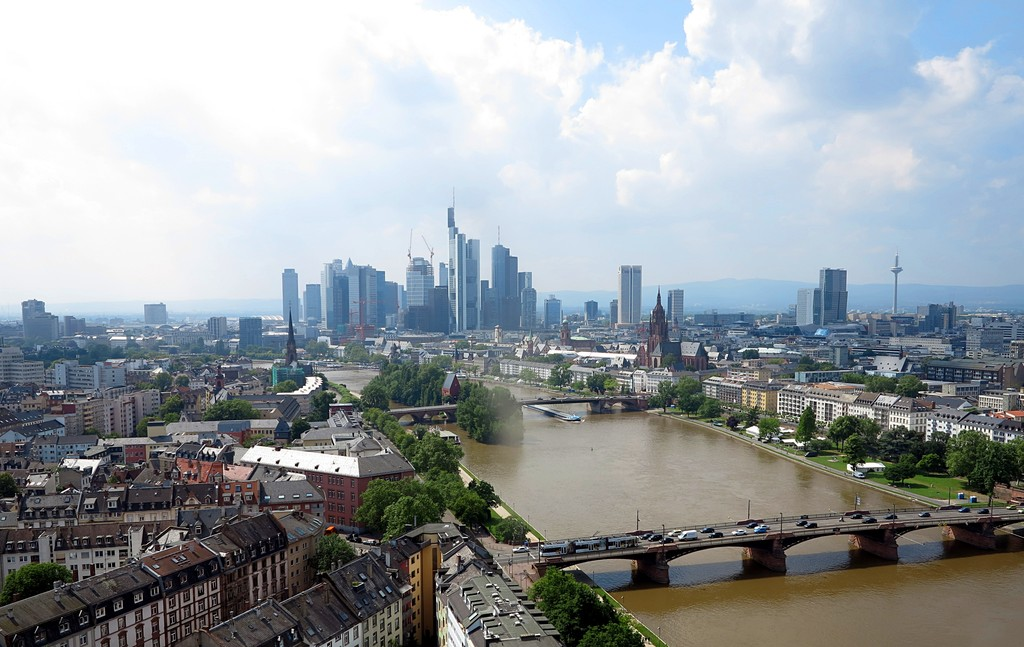
#> input picture 9483/20130611_135417.jpg, 1024 x 647 px
$ python skyPixelSegmentation.py --image_path 9483
#> lines starting #> are read from the running program, lines starting #| are printed output that depends on the picture; after the words box and inside, x2 and y2 are one past the last pixel; in counts of white or black regions, pixels touching at a corner belong together
# -*- coding: utf-8 -*-
"""
Created on Sun May 30 17:28:21 2021

@author: OwYeong
"""
import	cv2
import	numpy	as	np
from	matplotlib	import	pyplot	as	pt
from pykuwahara import kuwahara
import os
import glob
import argparse
import time


#Function Define Start
# [14 lines left out: function resize_with_aspect_ratio, not called in this run]

def get_dark_channel(image_color, window_size):
    """
    Dark channel prior
    Select the mininum value of r,g,b channel within a sliding window.
    """
    b,g,r = cv2.split(image_color)# Retrive the blue, green and red channel

    minimum_bgr_channel = cv2.min(cv2.min(b,g),r);# get minimum value between red,green, and blue channel, This basically generate a Grayscale image

    # NOTE: Erode in grayscale image, will help to select the lowest intensity value in the sliding window
    structure_element = cv2.getStructuringElement(cv2.MORPH_RECT,(window_size,window_size))
    dark_channel = cv2.erode(minimum_bgr_channel,structure_element)

    return dark_channel#return result

def is_sky_exist_in_image(imgcolor):
    # Section: Generating dark channel
    darkChannel = get_dark_channel(imgcolor,105)# use a large window size to reduce the effect of artificial light
    thresholdOtsu,thresholdedDarkChannel = cv2.threshold(darkChannel.astype(np.uint8),0,255,cv2.THRESH_BINARY+cv2.THRESH_OTSU)

    # Make the otsu threshold more bias, as we want to get more on sky area.
    adjustedThreshold = int(thresholdOtsu * 0.65)
    thresholdOtsu,thresholdedDarkChannel = cv2.threshold(darkChannel.astype(np.uint8),adjustedThreshold,255,cv2.THRESH_BINARY)


    num_of_labels, labeled_img = cv2.connectedComponents(thresholdedDarkChannel)
    M, N = labeled_img.shape

    is_sky_exist = False
    threshold = int(N * (7/10)) # 7/10 of the total column must stick to top border to indicate a sky exist

    # Section: Check if sky exist
    # If
    # at least 1 labelled region stick to the (threshold) of total image top border OR
    # at least 1 labelled region has 80% of the image width AND
    # the labelled does not contain any pixel that stick to the bottom border of the image.
    # Then Sky exist.
    for label in range(1, num_of_labels):
        # for each labelled segment in image
        label_in_current_region = np.zeros((M, N), dtype=np.uint8)
        label_in_current_region[labeled_img == label] = 1 # generate the binary image of current labelled segment

        labelledRegionWidthSum = np.sum(label_in_current_region, axis=1)
        number_of_pixel_stick_at_top_border = labelledRegionWidthSum[0] # In Current labelled segment, check number of pixel that stick to the top border of image
        max_width_of_labelled_region = np.max(labelledRegionWidthSum)

        isNoPixelTouchesBorderBottom = (labelledRegionWidthSum[-1] == 0)

        if (number_of_pixel_stick_at_top_border > threshold or max_width_of_labelled_region > int(N*0.8)) and isNoPixelTouchesBorderBottom:
            # current labelled segment, meet threshold
            is_sky_exist = True # sky exist

            return is_sky_exist # return result

    #After iterating all label, none of the segment meet the threshold.
    return is_sky_exist #return result


# [149 lines left out: functions variance_filter, find_hsv_upper_lower_threshold_for_skyarea_and_weather_condition, generate_final_sky_mask, not called in this run]

def find_sky_mask(img_color_bgr):
    # Step 1: Check whether sky exist.
    if is_sky_exist_in_image(img_color_bgr) == False:
        if DEBUG_MODE:
            print("NO Sky Exist returning empty binary mask")
        # Sky is not exist, return a empty binary mask to indicate there is no sky
        return np.zeros((img_color_bgr.shape[0], img_color_bgr.shape[1]), dtype=np.uint8)

    # Step 2: Filter image with kuwahara filter to reduce noise while preserving edges
    img_bgr_kuwahara_filtered = kuwahara(img_color_bgr, method='mean', radius=1)

    # Step 3: Resize image to a smaller resolution, for faster estimation of hsv upper and lower threshold, and the weather condition
    resized_img_bgr_kuwahara_filtered = resize_with_aspect_ratio(img_bgr_kuwahara_filtered,width=300) # Resize the image, to reduce processing time

    originalM, originalN, _ = img_color_bgr.shape
    resizedM, resizedN, _ = resized_img_bgr_kuwahara_filtered.shape

    # Step 4: Estimate the hls upper and lower threshold, and the weather condition
    resized_img_hls_kuwahara_filtered = cv2.cvtColor(resized_img_bgr_kuwahara_filtered, cv2.COLOR_BGR2HLS)

    # we perform dark channel prior with a large window to reduce the effect of artificial light at night
    resized_dark_channel = get_dark_channel(resized_img_bgr_kuwahara_filtered,105)

    # OTSU threshold is performed on dark channel prior.
    # As non-sky area have at least one channel(r,g,b) is dark, After OTSU, the binary mask is a rough sky area
    thresholdSelected,rough_sky_area_mask = cv2.threshold(resized_dark_channel.astype(np.uint8),0,255,cv2.THRESH_BINARY+cv2.THRESH_OTSU)

    # Estimate the hsv upper and lower threshold, and the weather condition, with the rough sky mask
    hls_lowerthreshold, hls_upperthreshold, weather_condition = find_hsv_upper_lower_threshold_for_skyarea_and_weather_condition(rough_sky_area_mask,resized_img_hls_kuwahara_filtered)


    img_hls_kuwahara_filtered = cv2.cvtColor(img_bgr_kuwahara_filtered, cv2.COLOR_BGR2HLS)
    img_rgb_kuwahara_filtered = cv2.cvtColor(img_bgr_kuwahara_filtered, cv2.COLOR_BGR2RGB)
    img_gray_kuwahara_filtered = cv2.cvtColor(img_bgr_kuwahara_filtered, cv2.COLOR_BGR2GRAY)

    r,g,b = cv2.split(img_rgb_kuwahara_filtered)
    h,l,s = cv2.split(img_hls_kuwahara_filtered)

    # Step 5: Generate the hls-based sky mask, based on estimated threshold
    hlsBasedSkyMask = np.zeros((originalM,originalN), dtype=np.uint8)
    hlsBasedSkyMask = cv2.inRange(img_hls_kuwahara_filtered, hls_lowerthreshold, hls_upperthreshold)

    if weather_condition == "day" or weather_condition == "dayCloudy":
        # For Both day and cloudy image, we need to include a white mask, as very often day images sky or cloud is pure white
        whiteMask = cv2.inRange(img_hls_kuwahara_filtered, np.array([0,220,0]), np.array([255,255,200]))
        hlsBasedSkyMask = cv2.bitwise_or(hlsBasedSkyMask,whiteMask) # combine


    # Step 6: Generate the variance-based sky mask
    varianceFilteredOrgImg = variance_filter(img_gray_kuwahara_filtered, window_size=3) # variance filter with sliding window

    varianceThreshold = 10 # if the variance in the image fall belows or equal to the threshold, then the pixel is considered as sky pixel

    # Based on experiment,
    # We found that,
    # 10 work best for day as in day image, sky area color may changes from blue to white which would higher the variance. Fortunately, in day, non-sky region are mostly non homogeneous and have a variance more than 10.
    # 5 work best for night as in night images, non-sky area is also having a low variance due to insufficient light and sky is having a more lower variance.
    # 150 work best for cloudy day, as cloud will increase the variance in sky. We higher the threshold to reduce the impact of cloud
    # 20 work best for cloudy night,similarly, We higher the threshold to reduce the impact of cloud
    if weather_condition == "day":
        varianceThreshold = 10
    if weather_condition == "dayCloudy":
        varianceThreshold = 150 # threshold is increased for cloudy images, as a low threshold will make generate outline by the cloud
    if weather_condition == "night":
        varianceThreshold = 5 # threshold is decreased, as the variance in night image for sky is low. This could avoid missing sky pixel
    if weather_condition == "nightCloudy":
        varianceThreshold = 20 # a low threshold will make generate outline by the cloud


    varianceBasedSkyMask = np.zeros((originalM,originalN), dtype=np.uint8)
    varianceBasedSkyMask[varianceFilteredOrgImg <= varianceThreshold] = 1

    # Step 7: Generate a initial sky mask, by logical and with varianceBasedSkyMask and hlsBasedSkyMask
    skyMask = cv2.bitwise_and(varianceBasedSkyMask,hlsBasedSkyMask)

    # Step 8: Fine tune the initial sky mask by excluding the confident non-sky area
    # Based on image analysis of all skyfinder dataset, we found that
    # blue channel less than 9, green channel less than 4, and light channel less than 8 are guaranteed to be non-sky area.
    not_sky_mask = np.zeros((originalM,originalN), dtype=np.uint8)
    not_sky_mask[(b <9) | (g <4) | (l<=8)] = 1 #confident not sky

    sky_mask_after_futher_elimination = skyMask.copy()
    sky_mask_after_futher_elimination[ not_sky_mask == 1] = 0


    squareSe = cv2.getStructuringElement(cv2.MORPH_RECT, (3,3)) # 3x3 RECT kernel

    # Step 9: Perform opening to remove small noise in fine_tuned_sky_mask
    skymask_opening = cv2.morphologyEx(sky_mask_after_futher_elimination,cv2.MORPH_OPEN,squareSe, iterations=3)

    # Step 10: Perform closing on non-sky area to bridge small gap between non-sky area in fine_tuned_sky_mask
    # we are performing closing on non-sky area, hence we invert the sky mask
    skymask_closing_non_roi = cv2.morphologyEx(1 - skymask_opening,cv2.MORPH_CLOSE,squareSe, iterations=3)

    # After closing, invert the inverted mask.
    initial_sky_mask = 1 - skymask_closing_non_roi

    # Step 11: Generate final mask from the initial sky mask.
    # Basically, choose the largest connected area in the mask, and remove all black pixel surrounded by white pixel to reduce the edges of cloud
    largest_labelled_region, final_sky_mask = generate_final_sky_mask(initial_sky_mask)

    if DEBUG_MODE:
        """
        Display Output by each step
        """
        pt.figure()
        pt.subplot(3,4,1).set_title("Original image")
        pt.imshow( cv2.cvtColor(img_color_bgr, cv2.COLOR_BGR2RGB))
        pt.subplot(3,4,2).set_title("Kuwahara filtered image")
        pt.imshow(cv2.cvtColor(resized_img_bgr_kuwahara_filtered, cv2.COLOR_BGR2RGB))
        pt.subplot(3,4,3).set_title("Dark channel Prior")
        pt.imshow(resized_dark_channel, cmap="gray")
        pt.show()
        pt.subplot(3,4,4).set_title("OTSU's Dark channel Prior \nfor hls threshold and weather estimation")
        pt.imshow(rough_sky_area_mask,cmap="gray")
        pt.show()
        pt.subplot(3,4,5).set_title("HLS-based sky mask")
        pt.imshow(hlsBasedSkyMask,cmap="gray")
        pt.show()
        pt.subplot(3,4,6).set_title("Variance-based sky mask")
        pt.imshow(varianceBasedSkyMask,cmap="gray")
        pt.show()
        pt.subplot(3,4,7).set_title("Combined HLS-based & Variance-based sky mask")
        pt.imshow(skyMask,cmap="gray")
        pt.show()
        pt.subplot(3,4,8).set_title("Fine-tuned the initial sky mask \nby excluding the confident non-sky area")
        pt.imshow(skymask_opening,cmap="gray")
        pt.show()
        pt.subplot(3,4,9).set_title("Opening on sky area in initial sky mask")
        pt.imshow(skymask_opening,cmap="gray")
        pt.show()
        pt.subplot(3,4,10).set_title("Closing on non-sky area in initial sky mask")
        pt.imshow(initial_sky_mask,cmap="gray")
        pt.show()
        pt.subplot(3,4,11).set_title("Select Largest area in initial sky mask")
        pt.imshow(largest_labelled_region,cmap="gray")
        pt.show()
        pt.subplot(3,4,12).set_title("Final sky mask after removing all black pixel\nsurrounded by white pixel in largest area")
        pt.imshow(final_sky_mask, cmap="gray")
        pt.show()
        pt.waitforbuttonpress()
        pt.close("all")#Close the all matlib plot

    return final_sky_mask * 255 # convert (0 and 1) to (0 and 255)

def process_image_or_folder(args_received):
    if isinstance(args_received, argparse.Namespace):
        image_path = args_received.image_path
    else:
        #DEBUG MODE does not use argparse
        image_path = args_received

    # Find the input image provided
    if os.path.isfile(image_path):
        # The input is a single image
        paths = [image_path]
        output_directory = './' # output at the current directory of current script

    elif os.path.isdir(image_path):
        # The input is a folder
        paths = glob.glob(os.path.join(image_path, '*.jpg'))

        output_directory = os.path.basename(image_path)+"_sample_output"
        if not os.path.exists(output_directory):
            os.makedirs(output_directory) # create the new directory, if does not exist
    else:
        #throw exception
        raise Exception("Image path or directory provided does not exist: " + image_path)

    if len(paths) == 0:
        #throw exception
        raise Exception("No .jpg images found in the directory provided: " + image_path)

    for image_path in paths:
        start_time = time.time() # record start time for current image
        current_image_name = os.path.basename(image_path)
        current_image = cv2.imread(image_path,1)
#> current_image is the input picture: shape (647, 1024, 3); mean B, G, R 160.9, 156.9, 150.5
        M, N, _ = current_image.shape
        sky_mask = find_sky_mask(current_image)
#> in get_dark_channel, `b,g,r = cv2.split(image_color)# Retrive the blue, green and red channel`:
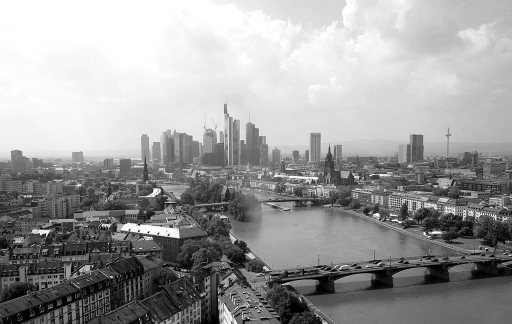
#> g: shape (647, 1024) (shown at 1/2 size); min 0, max 255, mean 156.9
#> in get_dark_channel, `minimum_bgr_channel = cv2.min(cv2.min(b,g),r);# get minimum value betw..`:
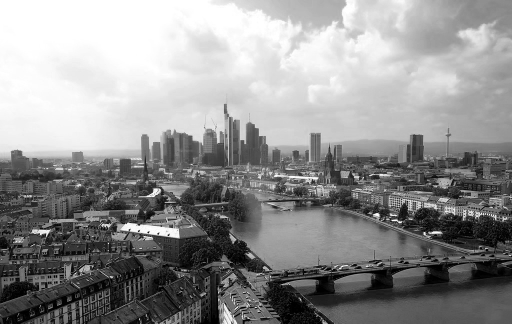
#> minimum_bgr_channel: shape (647, 1024) (shown at 1/2 size); min 0, max 255, mean 144.5
#> in get_dark_channel, `dark_channel = cv2.erode(minimum_bgr_channel,structure_element)`:
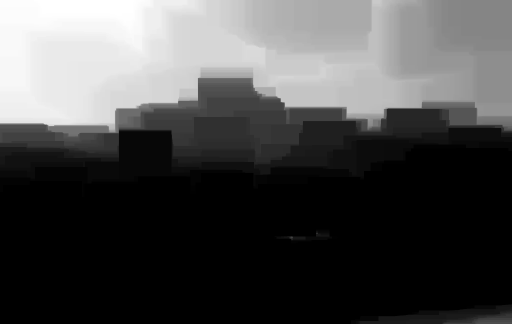
#> dark_channel: shape (647, 1024) (shown at 1/2 size); min 0, max 255, mean 74.9
#> in is_sky_exist_in_image, `thresholdOtsu,thresholdedDarkChannel = cv2.threshold(darkChannel.astyp..`:
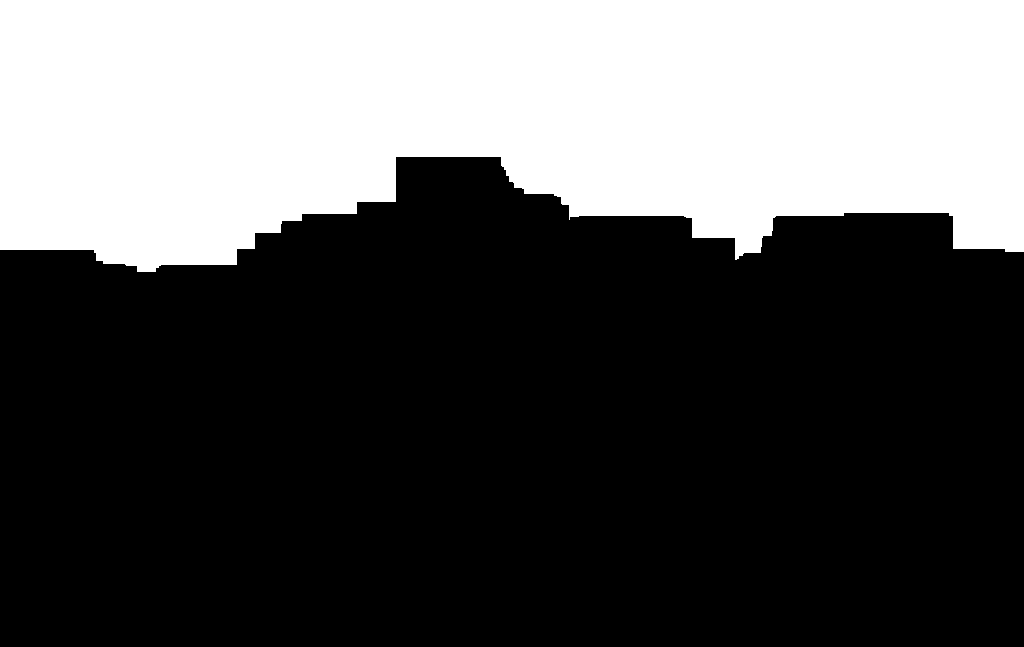
#> thresholdedDarkChannel: shape (647, 1024); 34.5% white; 1 white region, box (x1, y1, x2, y2) and area: (0, 0, 1024, 272) 228381
#> in is_sky_exist_in_image, `thresholdOtsu,thresholdedDarkChannel = cv2.threshold(darkChannel.astyp..`: thresholdOtsu = 103
#> in is_sky_exist_in_image, `adjustedThreshold = int(thresholdOtsu * 0.65)`: adjustedThreshold = 66
#> in is_sky_exist_in_image, `thresholdOtsu,thresholdedDarkChannel = cv2.threshold(darkChannel.astyp..`:
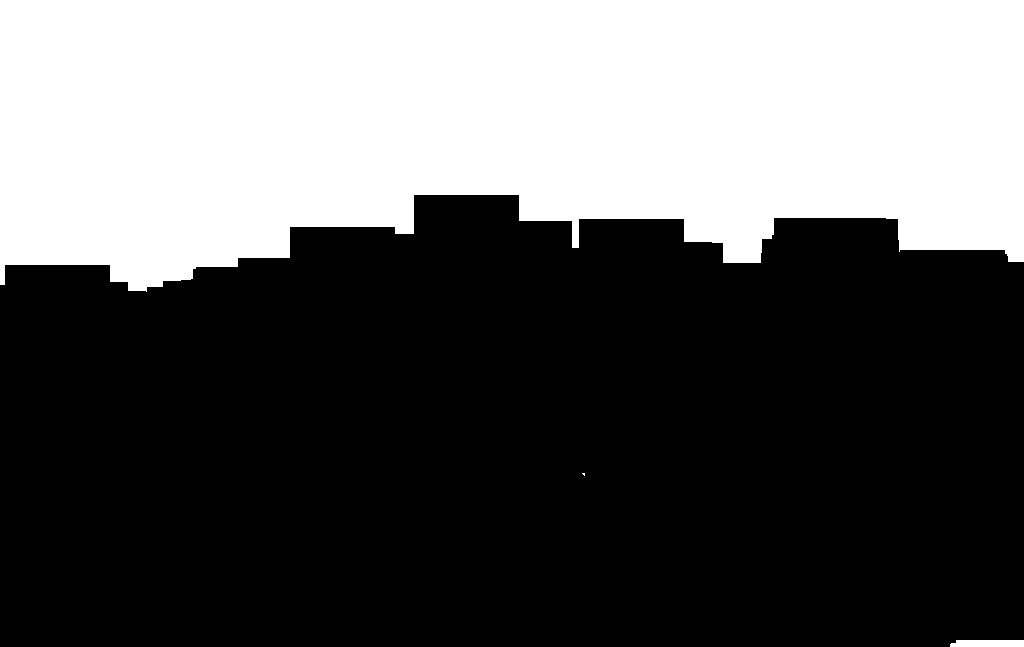
#> thresholdedDarkChannel: shape (647, 1024); 37% white; 3 white regions (1 under 20 px), largest, box (x1, y1, x2, y2) and area: (0, 0, 1024, 292) 244799, (950, 640, 1024, 647) 499
#> in is_sky_exist_in_image, `num_of_labels, labeled_img = cv2.connectedComponents(thresholdedDarkCh..`:
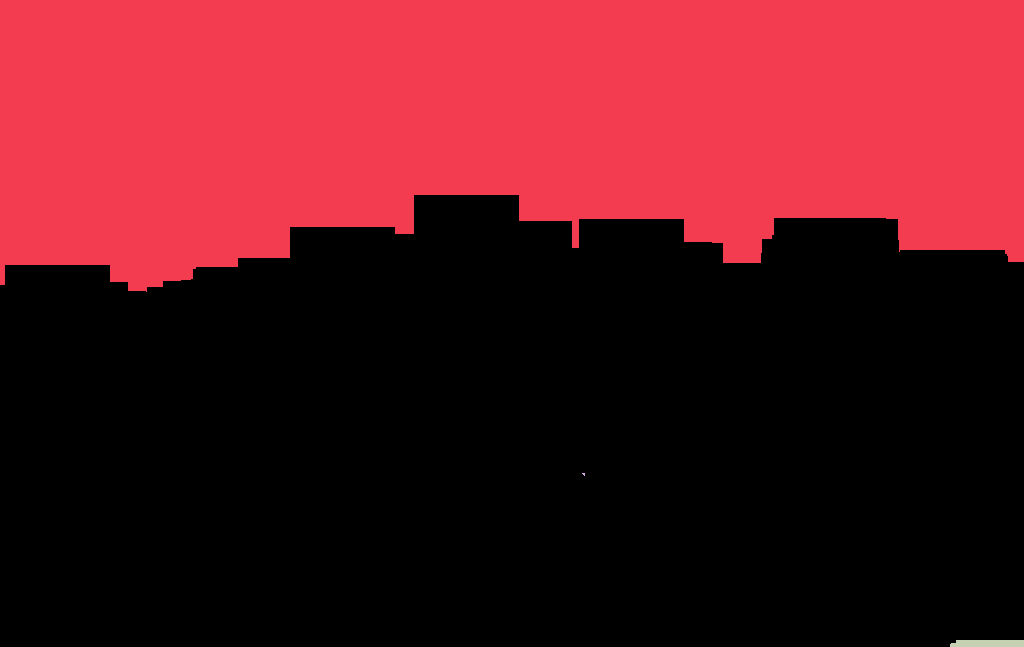
#> labeled_img: shape (647, 1024) int32; 4 distinct labels, from 0 to 3; one colour per label, 0 black
#> in is_sky_exist_in_image, `num_of_labels, labeled_img = cv2.connectedComponents(thresholdedDarkCh..`: num_of_labels = 4

        output_path = os.path.join(output_directory, "{}_sample_output.jpg".format(os.path.splitext(current_image_name)[0]))
        cv2.imwrite(output_path, sky_mask)

        print("Processed ", image_path, " and sky mask is outputted to ", output_path)
        print("Image dimension(width x height): {}x{}".format(N, M))
        print("Image Processing time: {} seconds".format(time.time() - start_time))

    return len(paths)
"""
**Note: Only run on IDE when DEBUG_MODE is True
"""
DEBUG_MODE = False
IMAGE_PATH = "9483/20130611_135417.jpg" # image path must be manually set, when DEBUG_MODE is true
# Use '9483/*.jpg' for whole folder

if __name__ == '__main__':
    if not DEBUG_MODE:
        # DEBUG MODE IS OFF
        parser = argparse.ArgumentParser(
            description='Parser for sky segmentation script')

        parser.add_argument('--image_path', type=str,
                            help='path to a test image or folder of images', required=True)

        argument_received =  parser.parse_args()
        start_time = time.time()

#> (the run stopped early here; a loop or call above may not have finished)
